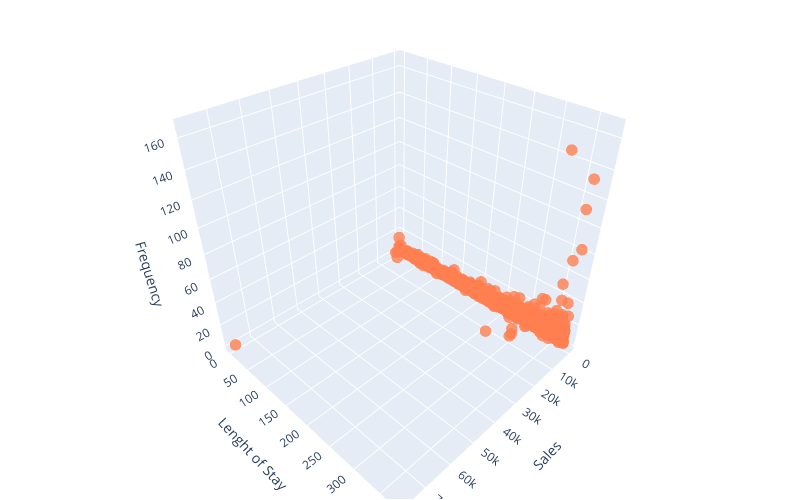

The code cell stored with this chart in its notebook:
### Markdown cell above
#### 3 Dimensional View

### Code cell
fig = go.Figure(data=[go.Scatter3d(x=LRFM.Monetary,y=LRFM.Length_of_stay,z=LRFM.Frequency,mode='markers'
                                   ,marker=dict(size=4,color='coral',colorscale='Viridis',opacity=0.8))])
fig.update_layout(margin=dict(l=1, r=2, b=1, t=1)
                  ,scene=dict(xaxis=dict(title='Sales')
                              ,yaxis=dict(title='Lenght of Stay')
                              ,zaxis=dict(title='Frequency')),width=800,height=500)
fig.show()

### Figure 1 — Plotly figure (JSON) as saved in the notebook; plotly's stock layout.template omitted (floating-point values rounded to 4 significant figures; data arrays with more than 128 entries replaced by an {"elided": "..."} marker saying what was removed)
{"data": [{"marker": {"color": "coral", "colorscale": [[0, "#440154"], [0.1111, "#482878"], [0.2222, "#3e4989"], [0.3333, "#31688e"], [0.4444, "#26828e"], [0.5556, "#1f9e89"], [0.6667, "#35b779"], [0.7778, "#6ece58"], [0.8889, "#b5de2b"], [1, "#fde725"]], "opacity": 0.8, "size": 4}, "mode": "markers", "type": "scatter3d", "x": {"elided": "3796 float values"}, "y": {"elided": "3796 int values"}, "z": {"elided": "3796 int values"}}], "layout": {"height": 500, "margin": {"b": 1, "l": 1, "r": 2, "t": 1}, "scene": {"xaxis": {"title": {"text": "Sales"}}, "yaxis": {"title": {"text": "Lenght of Stay"}}, "zaxis": {"title": {"text": "Frequency"}}}, "width": 800}}
